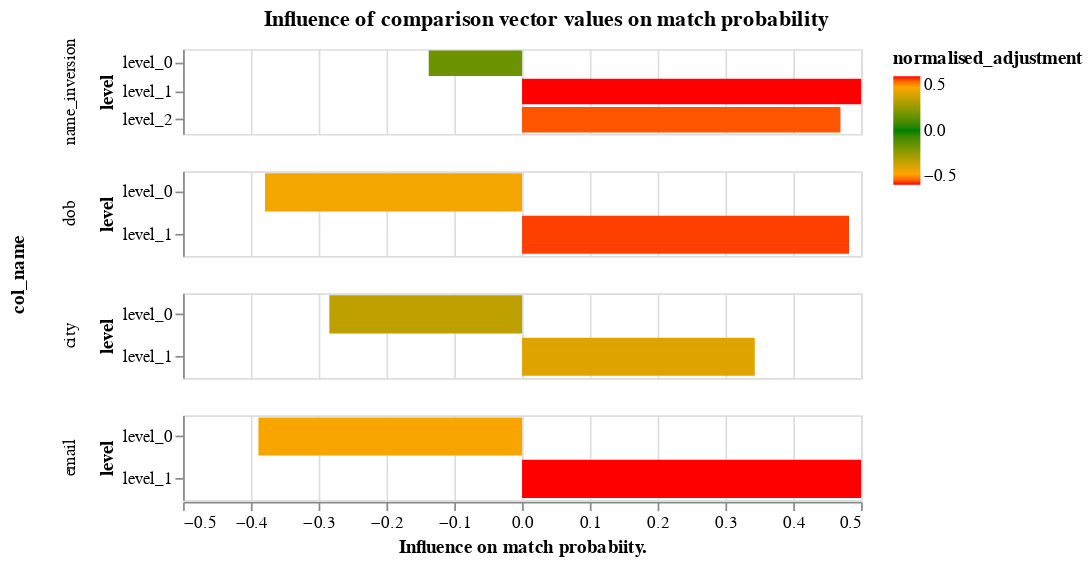

Notebook cell for this chart:
### Markdown cell above
An alternative representation of the parameters displays them in terms of the effect different values in the comparison vectors have on the match probability:

### Code cell
params.adjustment_factor_chart()

### Figure 1 — Vega-Lite specification as saved in the notebook (floating-point values rounded to 4 significant figures)
{"$schema": "https://vega.github.io/schema/vega-lite/v3.4.0.json", "config": {"mark": {"tooltip": null}, "title": {"anchor": "middle"}, "view": {"height": 300, "width": 400}}, "data": {"name": "data-8e170528e1212c365b1e0abef465da23"}, "datasets": {"data-8e170528e1212c365b1e0abef465da23": [{"adjustment": 0.3623, "col_name": "name_inversion", "level": "level_0", "m": 0.563, "normalised_adjustment": -0.1377, "u": 0.9908}, {"adjustment": 1, "col_name": "name_inversion", "level": "level_1", "m": 0.1439, "normalised_adjustment": 0.5, "u": 0}, {"adjustment": 0.9696, "col_name": "name_inversion", "level": "level_2", "m": 0.2931, "normalised_adjustment": 0.4696, "u": 0.009186}, {"adjustment": 0.1209, "col_name": "dob", "level": "level_0", "m": 0.1354, "normalised_adjustment": -0.3791, "u": 0.9844}, {"adjustment": 0.9823, "col_name": "dob", "level": "level_1", "m": 0.8646, "normalised_adjustment": 0.4823, "u": 0.01562}, {"adjustment": 0.2158, "col_name": "city", "level": "level_0", "m": 0.2361, "normalised_adjustment": -0.2842, "u": 0.858}, {"adjustment": 0.8433, "col_name": "city", "level": "level_1", "m": 0.7639, "normalised_adjustment": 0.3433, "u": 0.142}, {"adjustment": 0.1112, "col_name": "email", "level": "level_0", "m": 0.1251, "normalised_adjustment": -0.3888, "u": 1.0}, {"adjustment": 1.0, "col_name": "email", "level": "level_1", "m": 0.8749, "normalised_adjustment": 0.5, "u": 3.365e-05}]}, "encoding": {"color": {"field": "normalised_adjustment", "scale": {"domain": [-0.5, -0.4, 0, 0.4, 0.5], "range": ["red", "orange", "green", "orange", "red"]}, "type": "quantitative"}, "row": {"field": "col_name", "sort": {"field": "gamma"}, "type": "nominal"}, "tooltip": [{"field": "col_name", "type": "nominal"}, {"field": "normalised_adjustment", "type": "quantitative"}], "x": {"axis": {"title": "Influence on match probabiity."}, "field": "normalised_adjustment", "scale": {"domain": [-0.5, 0.5]}, "type": "quantitative"}, "y": {"field": "level", "type": "nominal"}}, "height": 50, "mark": "bar", "resolve": {"scale": {"y": "independent"}}, "title": "Influence of comparison vector values on match probability"}
